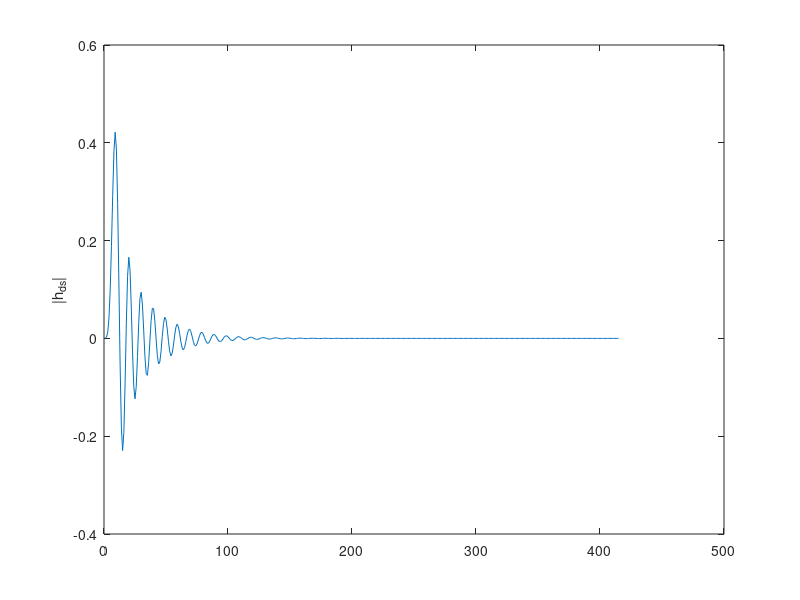
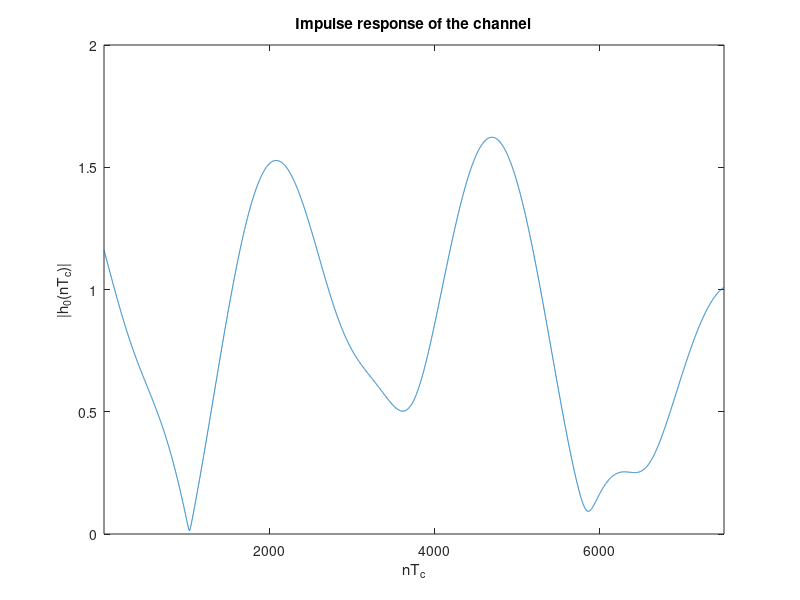

The MATLAB script that drew these images, in order: (Note: this script raises an error after producing the figures.)
clc; close all; clear global; clearvars;

%% SETUP OF THE GIVEN PARAMETERS
Tc=1;
fd=(40*10^-5)/Tc;
Tp=1/10*(1/fd); 
Nsamples=80000;
hplot_samples=7500;

KdB=2;
K=10^(KdB/10); 
C=sqrt(K/(K+1)); 

%setup of the doppler filter coefficients (page 317)
a_ds=[1, -4.4153, 8.6283, -9.4592, 6.1051, -1.3542, -3.3622, 7.2390, -7.9361, 5.1221, -1.8401, 2.8706e-1];
b_ds=[1.3651e-4, 8.1905e-4, 2.0476e-3, 2.7302e-3, 2.0476e-3, 9.0939e-4, 6.7852e-4, 1.3550e-3, 1.8076e-3, 1.3550e-3, 5.3726e-4, 6.1818e-5, -7.1294e-5, ...
    -9.5058e-5, -7.1294e-5, -2.5505e-5, 1.3321e-5, 4.5186e-5, 6.0248e-5, 4.5186e-5, 1.8074e-5, 3.0124e-6];
% The energy of the doppler filter need to be normalized to 1
h_ds=impz(b_ds, a_ds);
E_hds=sum(h_ds.^2);
b_ds=b_ds/sqrt(E_hds);
%normalize the power of h0
Md=1-C^2;

%% SIMULATION OF THE CHANNEL IMPULSE RESPONSE
%compute the transient as 5*Neq*Tp because the final sampling time is Tq 
pvec=abs(roots(a_ds));
pmax=max(pvec);
Neq=ceil(-1/log(pmax));
transient=5*Tp*Neq;

h_nsamples=Nsamples+transient;
w_samples=ceil(h_nsamples/Tp);
% Complex-valued Gaussian white noise with zero mean and unit variance
w=wgn(w_samples,1,0,'complex');

h_full=filter(b_ds, a_ds, w);
figure, plot(impz(b_ds,a_ds)), ylabel('|h_{ds}|')

%interpolation to Tq
t = 1:length(h_full);
t_int = Tc/Tp:Tc/Tp:length(h_full);
h_int = interp1(t, h_full, t_int, 'spline');

%multiply by sqrt(M_h0) to give the desired power
h_int=h_int*sqrt(Md);

%drop the transient and add C because of LOS component
h=h_int(transient+1:end)+C;


%plot of 7500 samples of h
figure, 
plot(abs(h(1:hplot_samples)))
xlabel('nT_c')
ylabel('|h_0(nT_c)|')
xlim([1 hplot_samples])
title('Impulse response of the channel')

%% ESTIMATE OF THE PDF OF H0bar

h_bar=h/sqrt(C^2+Md); % the normalization here does not make much sense
% as M_h0=1-C^2, but it's to keep the formulas as in the book

% mean and variance of the realization of h
h_sd=std(abs(h_bar));
h_mean=mean(abs(h_bar));
% magnitude
mag_h=abs(h_bar);
% fit the data with a Rice ditribution to derive the parameters 
[v, s]=ricefit(mag_h);
% parameters v ans s are related to the rice factor K (wikipedia rician
% distribution)
K_est=v^2/(2*s^2); % estimated value of K 

% plot an histogram of h to get an idea of the shape of the distribution
% Nbins=17;
% figure,
% histogram(mag_h,Nbins,'Normalization','pdf')
% ylabel('Number of samples')
% xlabel('Value')
% title('Histogram of h_0')

% compute the theoretical and the estimated distributions
x=linspace(0,3,1000);
est=ricepdf(x,v,s);
v_th=sqrt(K/(K+1));
s_th=sqrt(1/(2*(K+1)));
th=ricepdf(x,v_th,s_th );

% plot of the theoretical and estimated distributions
figure
%plot(x,est,'r'), hold on, plot(x,th,'b')
Nbins=17;
histogram(mag_h,Nbins,'Normalization','pdf','DisplayStyle','stairs'), hold on, plot(x,th,'r-.'), hold on, plot(x,est,'k'),
title('Estimate of the pdf of h_0')
ylabel('f_x(a)')
xlabel('a')
legend('Histogram','theoretical pdf','Estimated pdf')

%% SPECTRUM ESTIMATION

% Welch estimator
S=600;   %overlap
D=1200;   %window length

w_welch=window(@hamming,D);
%w_welch=kaiser(D,5);

[Welch_P, Ns] = welchPSD(h', w_welch, S);

f=1/Tc:1/Tc:Nsamples;
Welch_centered=fftshift(Welch_P);
figure,
plot(10*log10(Welch_centered))
ylim([-10 30])
xlim([Nsamples/2-5*Nsamples*fd Nsamples/2+5*Nsamples*fd])
xticks([39850 39900 39950 40000 40050 40100 40150])
xticklabels({'-150','-100','-50','0','50','100','150'});
ylabel('H(f) [dB]')
xlabel('f')
